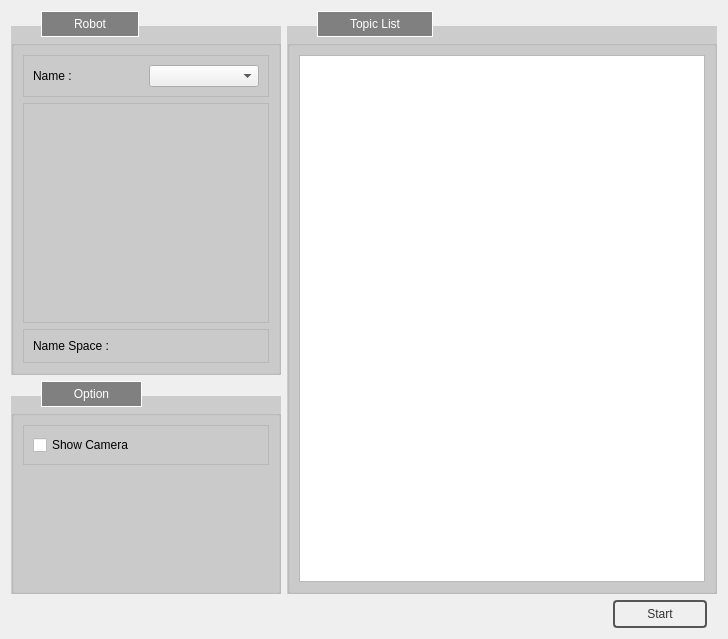
<?xml version="1.0" encoding="UTF-8"?>
<ui version="4.0">
 <class>DlgROSI2I</class>
 <widget class="QDialog" name="DlgROSI2I">
  <property name="geometry">
   <rect>
    <x>0</x>
    <y>0</y>
    <width>728</width>
    <height>639</height>
   </rect>
  </property>
  <property name="windowTitle">
   <string>Image-to-Image Enhancement</string>
  </property>
  <layout class="QVBoxLayout" name="verticalLayout">
   <item>
    <widget class="QFrame" name="frame">
     <property name="frameShape">
      <enum>QFrame::NoFrame</enum>
     </property>
     <property name="frameShadow">
      <enum>QFrame::Raised</enum>
     </property>
     <layout class="QVBoxLayout" name="verticalLayout_6">
      <property name="leftMargin">
       <number>0</number>
      </property>
      <property name="topMargin">
       <number>0</number>
      </property>
      <property name="rightMargin">
       <number>0</number>
      </property>
      <property name="bottomMargin">
       <number>0</number>
      </property>
      <item>
       <layout class="QHBoxLayout" name="horizontalLayout">
        <item>
         <widget class="QFrame" name="frame_6">
          <property name="sizePolicy">
           <sizepolicy hsizetype="Fixed" vsizetype="Preferred">
            <horstretch>0</horstretch>
            <verstretch>0</verstretch>
           </sizepolicy>
          </property>
          <property name="minimumSize">
           <size>
            <width>270</width>
            <height>0</height>
           </size>
          </property>
          <property name="frameShape">
           <enum>QFrame::NoFrame</enum>
          </property>
          <property name="frameShadow">
           <enum>QFrame::Raised</enum>
          </property>
          <layout class="QHBoxLayout" name="horizontalLayout_15">
           <property name="leftMargin">
            <number>0</number>
           </property>
           <property name="topMargin">
            <number>0</number>
           </property>
           <property name="rightMargin">
            <number>0</number>
           </property>
           <property name="bottomMargin">
            <number>0</number>
           </property>
           <item>
            <layout class="QVBoxLayout" name="verticalLayout_13">
             <item>
              <widget class="QGroupBox" name="gbROSI2IRobot">
               <property name="styleSheet">
                <string notr="true">QGroupBox#gbROSI2IRobot {
    border: 1px solid 	darkgray;
    background-color: #cccccc;
    margin-top: 15px;
    color: white;
}

QGroupBox#gbROSI2IRobot::title {
    border: 1px solid white;
    subcontrol-position: top left;
	left: 30px;
    background-color: gray;
    padding: 5px 30px 5px 30px;
    top: -15px;
}</string>
               </property>
               <property name="title">
                <string>Robot</string>
               </property>
               <layout class="QVBoxLayout" name="verticalLayout_14">
                <item>
                 <layout class="QVBoxLayout" name="verticalLayout_15" stretch="0,0">
                  <property name="topMargin">
                   <number>15</number>
                  </property>
                  <item>
                   <layout class="QHBoxLayout" name="horizontalLayout_9">
                    <item>
                     <widget class="QFrame" name="frame_7">
                      <property name="sizePolicy">
                       <sizepolicy hsizetype="Preferred" vsizetype="Fixed">
                        <horstretch>0</horstretch>
                        <verstretch>0</verstretch>
                       </sizepolicy>
                      </property>
                      <property name="frameShape">
                       <enum>QFrame::StyledPanel</enum>
                      </property>
                      <property name="frameShadow">
                       <enum>QFrame::Raised</enum>
                      </property>
                      <layout class="QHBoxLayout" name="horizontalLayout_10">
                       <property name="leftMargin">
                        <number>9</number>
                       </property>
                       <property name="topMargin">
                        <number>9</number>
                       </property>
                       <property name="rightMargin">
                        <number>9</number>
                       </property>
                       <property name="bottomMargin">
                        <number>9</number>
                       </property>
                       <item>
                        <widget class="QLabel" name="label_2">
                         <property name="text">
                          <string>Name : </string>
                         </property>
                        </widget>
                       </item>
                       <item>
                        <widget class="QComboBox" name="cbROSI2IName"/>
                       </item>
                      </layout>
                     </widget>
                    </item>
                   </layout>
                  </item>
                  <item>
                   <layout class="QVBoxLayout" name="verticalLayout_16" stretch="0,0">
                    <item>
                     <widget class="QFrame" name="frame_8">
                      <property name="frameShape">
                       <enum>QFrame::StyledPanel</enum>
                      </property>
                      <property name="frameShadow">
                       <enum>QFrame::Raised</enum>
                      </property>
                      <layout class="QVBoxLayout" name="verticalLayout_17">
                       <item>
                        <widget class="QLabel" name="lbROSI2IRobotThumb">
                         <property name="sizePolicy">
                          <sizepolicy hsizetype="Preferred" vsizetype="Minimum">
                           <horstretch>0</horstretch>
                           <verstretch>0</verstretch>
                          </sizepolicy>
                         </property>
                         <property name="minimumSize">
                          <size>
                           <width>0</width>
                           <height>200</height>
                          </size>
                         </property>
                         <property name="text">
                          <string/>
                         </property>
                         <property name="alignment">
                          <set>Qt::AlignCenter</set>
                         </property>
                        </widget>
                       </item>
                      </layout>
                     </widget>
                    </item>
                    <item>
                     <layout class="QHBoxLayout" name="horizontalLayout_11">
                      <item>
                       <widget class="QFrame" name="frame_9">
                        <property name="sizePolicy">
                         <sizepolicy hsizetype="Preferred" vsizetype="Fixed">
                          <horstretch>0</horstretch>
                          <verstretch>0</verstretch>
                         </sizepolicy>
                        </property>
                        <property name="minimumSize">
                         <size>
                          <width>0</width>
                          <height>0</height>
                         </size>
                        </property>
                        <property name="frameShape">
                         <enum>QFrame::StyledPanel</enum>
                        </property>
                        <property name="frameShadow">
                         <enum>QFrame::Raised</enum>
                        </property>
                        <layout class="QHBoxLayout" name="horizontalLayout_12">
                         <item>
                          <widget class="QLabel" name="label_4">
                           <property name="text">
                            <string>Name Space : </string>
                           </property>
                          </widget>
                         </item>
                         <item>
                          <widget class="QLabel" name="lbROSI2INameSpace">
                           <property name="text">
                            <string/>
                           </property>
                          </widget>
                         </item>
                        </layout>
                       </widget>
                      </item>
                     </layout>
                    </item>
                   </layout>
                  </item>
                 </layout>
                </item>
               </layout>
              </widget>
             </item>
             <item>
              <widget class="QGroupBox" name="gbROSI2IOption">
               <property name="styleSheet">
                <string notr="true">QGroupBox#gbROSI2IOption {
    border: 1px solid 	darkgray;
    background-color: #cccccc;
    margin-top: 15px;
    color: white;
}

QGroupBox#gbROSI2IOption::title {
    border: 1px solid white;
    subcontrol-position: top left;
	left: 30px;
    background-color: gray;
    padding: 5px 30px 5px 30px;
    top: -15px;
}</string>
               </property>
               <property name="title">
                <string>Option</string>
               </property>
               <layout class="QVBoxLayout" name="verticalLayout_18">
                <item>
                 <layout class="QVBoxLayout" name="verticalLayout_19">
                  <property name="topMargin">
                   <number>15</number>
                  </property>
                  <item>
                   <layout class="QHBoxLayout" name="horizontalLayout_13">
                    <item>
                     <widget class="QFrame" name="frame_10">
                      <property name="frameShape">
                       <enum>QFrame::StyledPanel</enum>
                      </property>
                      <property name="frameShadow">
                       <enum>QFrame::Raised</enum>
                      </property>
                      <layout class="QHBoxLayout" name="horizontalLayout_14">
                       <item>
                        <widget class="QCheckBox" name="ckbROSI2IShowCamera">
                         <property name="text">
                          <string>Show Camera</string>
                         </property>
                        </widget>
                       </item>
                      </layout>
                     </widget>
                    </item>
                   </layout>
                  </item>
                  <item>
                   <spacer name="verticalSpacer_2">
                    <property name="orientation">
                     <enum>Qt::Vertical</enum>
                    </property>
                    <property name="sizeHint" stdset="0">
                     <size>
                      <width>20</width>
                      <height>40</height>
                     </size>
                    </property>
                   </spacer>
                  </item>
                 </layout>
                </item>
               </layout>
              </widget>
             </item>
            </layout>
           </item>
          </layout>
         </widget>
        </item>
        <item>
         <layout class="QVBoxLayout" name="verticalLayout_3">
          <item>
           <widget class="QGroupBox" name="gbROSI2ITopicList">
            <property name="styleSheet">
             <string notr="true">QGroupBox#gbROSI2ITopicList {
    border: 1px solid 	darkgray;
    background-color: #cccccc;
    margin-top: 15px;
    color: white;
}

QGroupBox#gbROSI2ITopicList::title {
    border: 1px solid white;
    subcontrol-position: top left;
	left: 30px;
    background-color: gray;
    padding: 5px 30px 5px 30px;
    top: -15px;
}</string>
            </property>
            <property name="title">
             <string>Topic List</string>
            </property>
            <layout class="QVBoxLayout" name="verticalLayout_5">
             <item>
              <layout class="QVBoxLayout" name="verticalLayout_4">
               <property name="topMargin">
                <number>15</number>
               </property>
               <item>
                <widget class="QListWidget" name="lstwROSI2ITopicList">
                 <property name="sizePolicy">
                  <sizepolicy hsizetype="Preferred" vsizetype="Expanding">
                   <horstretch>0</horstretch>
                   <verstretch>0</verstretch>
                  </sizepolicy>
                 </property>
                 <property name="selectionMode">
                  <enum>QAbstractItemView::SingleSelection</enum>
                 </property>
                </widget>
               </item>
              </layout>
             </item>
            </layout>
           </widget>
          </item>
         </layout>
        </item>
       </layout>
      </item>
     </layout>
    </widget>
   </item>
   <item>
    <layout class="QHBoxLayout" name="horizontalLayout_2">
     <item>
      <spacer name="horizontalSpacer">
       <property name="orientation">
        <enum>Qt::Horizontal</enum>
       </property>
       <property name="sizeHint" stdset="0">
        <size>
         <width>40</width>
         <height>20</height>
        </size>
       </property>
      </spacer>
     </item>
     <item>
      <widget class="QPushButton" name="btnROSI2IStart">
       <property name="styleSheet">
        <string notr="true">QPushButton {
color: #333;
border: 2px solid #555;
border-radius: 4px;
padding: 5px;
margin-left: 10px;
margin-right: 10px;
background: qradialgradient(cx: 0.3, cy: -0.4,
fx: 0.3, fy: -0.4,
radius: 1.35, stop: 0 #fff, stop: 1 #888);
min-width: 80px;
}

QPushButton:hover {
background: qradialgradient(cx: 0.3, cy: -0.4,
fx: 0.3, fy: -0.4,
radius: 1.35, stop: 0 #fff, stop: 1 #bbb);
}

QPushButton:pressed {
background: qradialgradient(cx: 0.4, cy: -0.1,
fx: 0.4, fy: -0.1,
radius: 1.35, stop: 0 #fff, stop: 1 #ddd);
}</string>
       </property>
       <property name="text">
        <string>Start</string>
       </property>
      </widget>
     </item>
    </layout>
   </item>
  </layout>
 </widget>
 <resources/>
 <connections/>
</ui>
